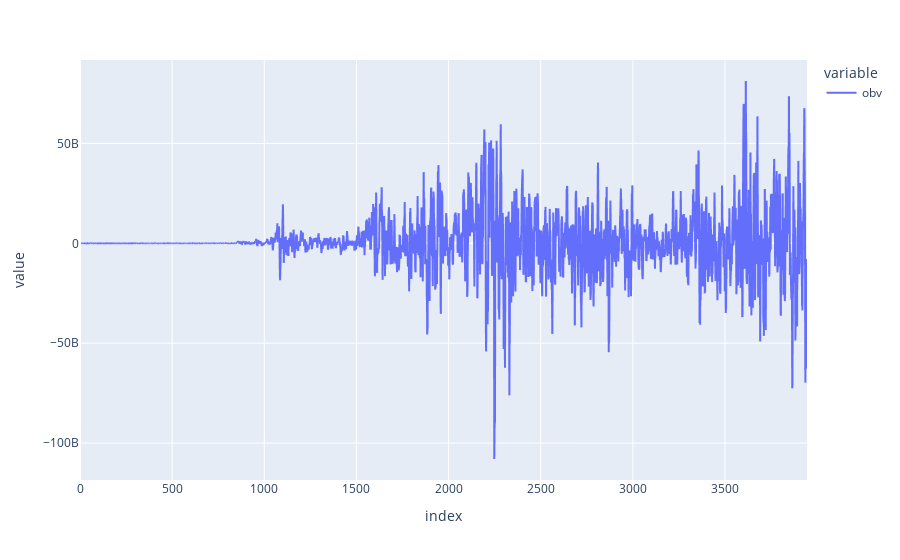

Notebook code cell kept with this figure:
### Code cell
ex.line(df['obv'].diff().rolling(5).mean())

### Figure 1 — Plotly figure (JSON) as saved in the notebook; plotly's stock layout.template omitted (floating-point values rounded to 4 significant figures; data arrays with more than 128 entries replaced by an {"elided": "..."} marker saying what was removed)
{"data": [{"hovertemplate": "variable=obv<br>index=%{x}<br>value=%{y}<extra></extra>", "legendgroup": "obv", "line": {"color": "#636efa", "dash": "solid"}, "marker": {"symbol": "circle"}, "mode": "lines", "name": "obv", "showlegend": true, "type": "scattergl", "x": {"elided": "3946 int values"}, "xaxis": "x", "y": {"elided": "3946 float values"}, "yaxis": "y"}], "layout": {"legend": {"title": {"text": "variable"}, "tracegroupgap": 0}, "margin": {"t": 60}, "xaxis": {"anchor": "y", "domain": [0, 1], "title": {"text": "index"}}, "yaxis": {"anchor": "x", "domain": [0, 1], "title": {"text": "value"}}}}
